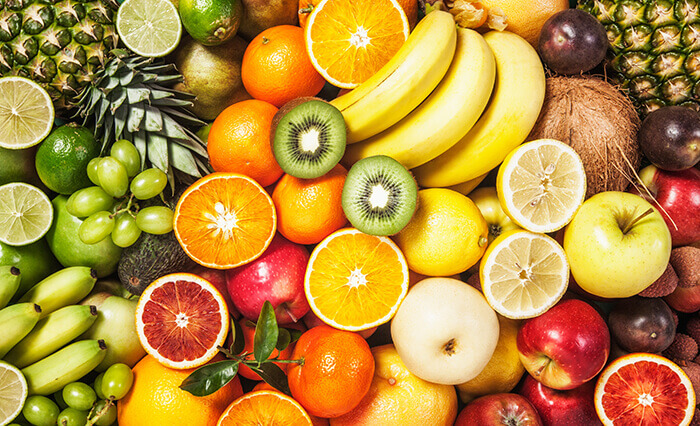
#> input picture Assignment06/imageSegmentation.jpg, 700 x 426 px, given in place of the camera
$ jupyter execute --allow-errors 'Assignment 11 MeanShift.ipynb'   (text cells are left out)
#> lines starting #> are read from the running program, lines starting #| are printed output that depends on the picture
[cell 1]
import cv2
import numpy as np
import os
import matplotlib.pyplot as plt
import time
from IPython.display import clear_output

[cell 2]
video = cv2.VideoCapture(0)
_, first_frame = video.read()
#> first_frame is the input picture: shape (426, 700, 3); mean B, G, R 60.9, 139.6, 182.1
# cv2.imshow("frame1", first_frame)
# cv2.waitKey(0)
print(first_frame.shape)
#| (426, 700, 3)

x = 150
y = 150
width = 200
height = 200
roi = first_frame[y:y+height, x:x+width]
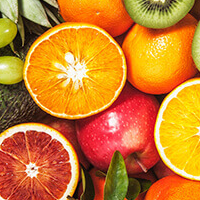
#> roi: shape (200, 200, 3); mean B, G, R 43.9, 123.8, 200.8
# cv2.imshow("ROI", roi)
# cv2.waitKey(0)

hsv_roi = cv2.cvtColor(roi, cv2.COLOR_BGR2HSV)
#> hsv_roi: shape (200, 200, 3); mean H, S, V 34.7, 196.7, 201.7
roi_hist = cv2.calcHist([hsv_roi], [0], None, [256], [0, 256])
#> roi_hist = 256 values, max 1664 at index 24, min 0 at index 59, mean 156.2
roi_hist = cv2.normalize(roi_hist, roi_hist, 0, 255, cv2.NORM_MINMAX)
#> roi_hist = 256 values, max 255 at index 24, min 0 at index 59, mean 23.94

term_criteria = (cv2.TERM_CRITERIA_EPS | cv2.TERM_CRITERIA_COUNT, 10, 1)

#> (the rest of this cell did not finish here and is left out)
